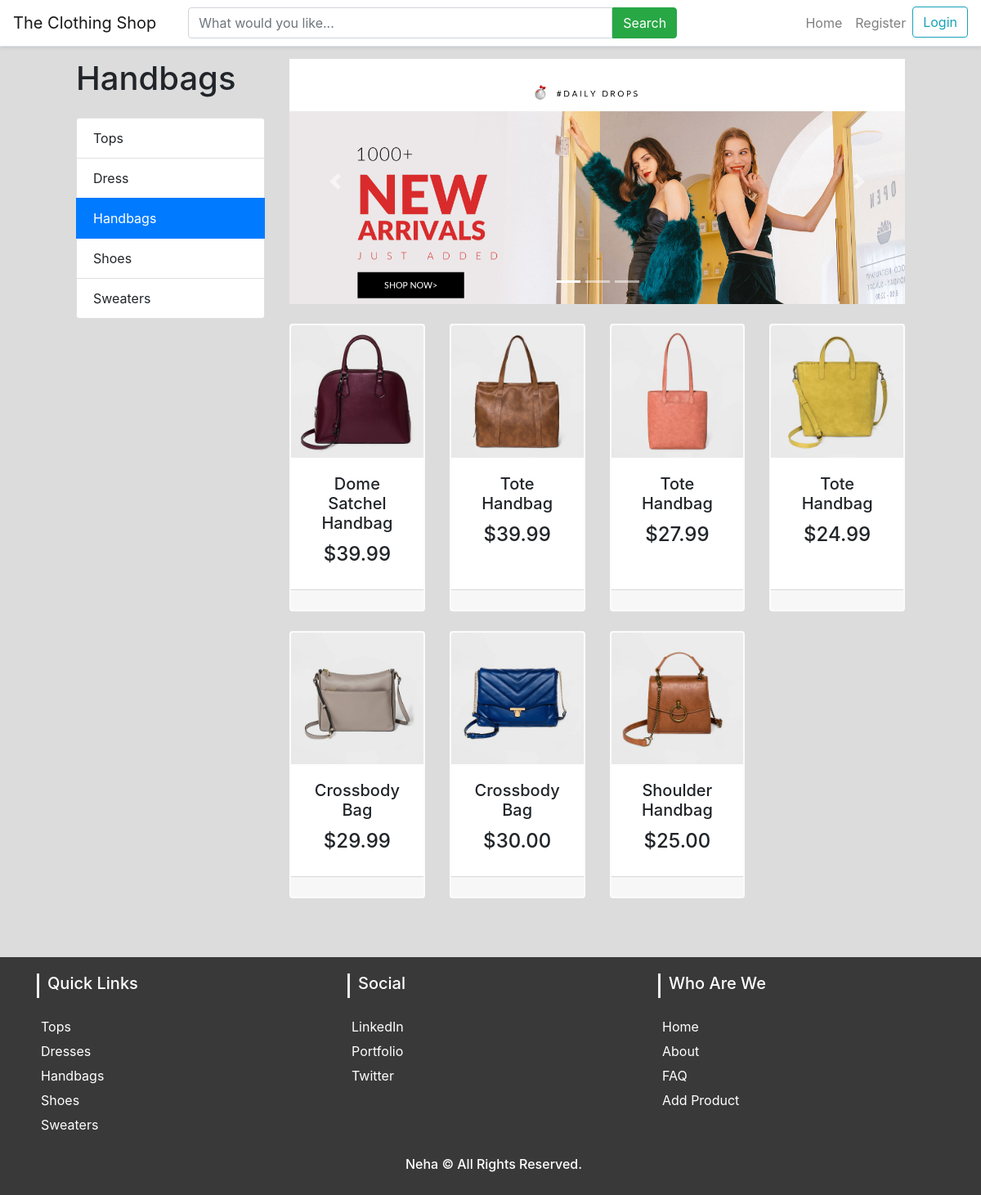
Screenshot of /handbags with the database file from the repository.
### tables this page shows
CREATE TABLE products (pid INTEGER PRIMARY KEY NOT NULL, pname TEXT NOT NULL, price TEXT NOT NULL, description TEXT, available INTEGER, category TEXT NOT NULL, picture TEXT);

### app.py (the view, shortened to what this page needs)
@app.route('/handbags', methods=['GET', 'POST'])
def handbags():
    category = 'handbags'
    header = 'Handbags'
    form = OrderForm(request.form)
    query = 'SELECT * FROM products WHERE category=? ORDER BY pid ASC'
    products = db_query(query, args=[category])
    if request.method == 'POST' and form.validate():
        add_order_to_db(request=request, form=form)
        flash('Order successful', 'success')
        return render_template('category.html', products=products, form=form, header='Dresses', category=category)
    if 'view' in request.args:
        product_id = request.args['view']
        query = 'SELECT * FROM products WHERE pid = ?'
        product_view = db_query(query, args=[product_id])
        return render_template('view_product.html', x='', product_view=product_view)
    return render_template('category.html', products=products, form=form, header=header, category=category)

### forms.py
class OrderForm(Form):  # Create Order Form
    name = StringField('', [validators.length(min=1), validators.DataRequired()],
                       render_kw={'autofocus': True, 'placeholder': 'Full Name'})
    mobile_num = StringField('', [validators.length(min=1), validators.DataRequired()],
                             render_kw={'autofocus': True, 'placeholder': 'Mobile Number'})
    quantity = SelectField('', [validators.DataRequired()],
                           choices=[('1', '1'), ('2', '2'), ('3', '3'), ('4', '4'), ('5', '5')])
    order_place = StringField('', [validators.length(min=1), validators.DataRequired()],
                              render_kw={'placeholder': 'Delivery Address'})

### app.py (called while the page is built)
@app.after_request
def after_request(response):
    response.headers["Cache-Control"] = "no-cache, no-store, must-revalidate"
    response.headers["Expires"] = 0
    response.headers["Pragma"] = "no-cache"
    return response

@app.teardown_appcontext
def close_connection(exception):
    db = getattr(g, '_database', None)
    if db is not None:
        db.close()

### helpers.py (called while the page is built)
def make_dicts(cursor, row):
    return dict((cursor.description[idx][0], value)
                for idx, value in enumerate(row))

def db_query(query, args=(), one=False):
    rv = []
    try:
        with sqlite3.connect(DATABASE) as con:
            con.row_factory = make_dicts
            cur = con.cursor()
            cur.execute(query, args)
            con.commit()
            rv = cur.fetchall()
    except Error as e:
        print(e)
    return (rv[0] if rv else None) if one else (rv if rv else None)

### templates/category.html (shortened to what this page needs)
{% extends "layout.html" %}
{% block navbar %}
    {% include 'includes/_navbar.html' %}
{% endblock %}
{% block main %}
<div class="container">
    <div class="row">
        <div class="col-lg-3">
            <h1 class="my-4">{{ header }}</h1>
            <div class="list-group">
                <a href="/tops" class="list-group-item {{'active' if category == 'tops'}}">Tops</a>
                <a href="/dress" class="list-group-item {{'active' if category == 'dress'}}">Dress</a>
                <a href="/handbags" class="list-group-item {{'active' if category == 'handbags'}}">Handbags</a>
                <a href="/shoes" class="list-group-item {{'active' if category == 'shoes'}}">Shoes</a>
                <a href="/sweaters" class="list-group-item {{'active' if category == 'sweaters'}}">Sweaters</a>
            </div>
        </div>
        <div class="col-lg-9">
            {% include 'includes/_carrousel.html' %}
            <div class="row">
                {% if products %}
                    {% for product in products %}
                    <div class="col-12 col-sm-6 col-md-4 col-lg-4 col-xl-3 mb-4">
                        <div class="card h-100 product-card">
                            <a href="/dress?view={{product.pid}}"><img class="card-img-top w-100 h-100" src="static/image/product/{{product.category}}/{{product.picture}}" alt="Product"></a>
                            <div class="card-body">
                                <h5 class="card-title">
                                    <a href="/{{category}}?view={{product.pid}}">{{ product.pname }}</a>
                                </h5>
                                <h4>${{product.price}}</h4>
                            </div>
                            <div class="card-footer">
                            </div>
                        </div>
                    </div>
                    {% endfor %}
                {% endif %}
            </div>
        </div>
    </div>
</div>
{% endblock %}
{% block footer %}
    {% include 'includes/_footer.html' %}
{% endblock %}

### templates/layout.html (shortened to what this page needs)
<!DOCTYPE html>
<html lang="en">
    <head>
        <link rel="stylesheet" href="https://maxcdn.bootstrapcdn.com/bootstrap/4.1.3/css/bootstrap.min.css">
        <link rel="stylesheet" href="{{ url_for('static', filename='css/style.css') }}">
    </head>
    <body>
        {% block navbar %}{% endblock %}
        <main class="container p-5">
            {% block main %}{% endblock %}
        </main>
    </body>
    {% block footer %}{% endblock %}
</html>

### templates/includes/_navbar.html (shortened to what this page needs)
<nav class="navbar navbar-expand-lg navbar-light bg-white border-bottom shadow-sm fixed-top">
    <a class="navbar-brand" href="/">The Clothing Shop</a>
    <div class="collapse navbar-collapse" id="navbarResponsive">
        <div class="input-group ml-4 p-0 justify-content-center">
            <form action="/search" method="get" class="w-100 m-0" style="padding-right: 20%;">
                <div class="input-group-append rounded-left">
                    <input type="text" class="form-control rounded-left form-control-md" autocomplete="off" style="float: left; border-radius: 0;" name="q" placeholder="What would you like...">
                    <button class="btn btn-success btn-md rounded-right" style="border-radius: 0;" type="submit">Search</button>
                </div>
            </form>
        </div>
        <ul class="navbar-nav ml-auto">
            <li class="nav-item"><a href="/" class="nav-link"> Home</a></li>
            {% if session.logged_in %}
            <li class="nav-item"><a href="/profile?uid={{session.uid}}" class="nav-link px-3">{{session.username}}</a></li>
            <li class="nav-item"><a href="/logout" class="btn btn-outline-secondary">Logout</a></li>
            {% else %}
            <li class="nav-item"><a href="/register" class="nav-link">Register</a></li>
            <li class="nav-item"><a href="/login" class="btn btn-outline-info">Login</a></li>
            {% endif %}
        </ul>
    </div>
</nav>

### templates/includes/_carrousel.html (shortened to what this page needs)
<div id="carouselExampleIndicators" class="carousel slide my-4" data-ride="carousel">
	<ol class="carousel-indicators">
		<li data-target="#carouselExampleIndicators" data-slide-to="0" class="active"></li>
		<li data-target="#carouselExampleIndicators" data-slide-to="1"></li>
		<li data-target="#carouselExampleIndicators" data-slide-to="2"></li>
    </ol>
    <div class="carousel-inner" role="listbox" style="max-height: 300px">
        <div class="carousel-item active">
            <img class="d-block img-fluid" src="/static/image/banners/banner1.jpg" alt="Online Shop" height="300">
            <div class="carousel-caption">
            </div>
        </div>
    </div>
    <a class="carousel-control-prev" href="#carouselExampleIndicators" role="button" data-slide="prev">
        <span class="carousel-control-prev-icon" aria-hidden="true"></span>
    </a>
    <a class="carousel-control-next" href="#carouselExampleIndicators" role="button" data-slide="next">
        <span class="carousel-control-next-icon" aria-hidden="true"></span>
    </a>
</div>

### templates/includes/_footer.html (shortened to what this page needs)
<section id="footer">
    <div class="container">
        <div class="row text-center text-xs-center text-sm-left text-md-left">
            <div class="col-xs-12 col-sm-4 col-md-4">
                <h5>Quick Links</h5>
                <ul class="list-unstyled quick-links">
                    <li><a href="/tops">Tops</a></li>
                    <li><a href="/dress">Dresses</a></li>
                    <li><a href="/handbags">Handbags</a></li>
                    <li><a href="/shoes">Shoes</a></li>
                    <li><a href="/sweaters">Sweaters</a></li>
                </ul>
            </div>
            <div class="col-xs-12 col-sm-4 col-md-4">
                <h5>Social</h5>
                <ul class="list-unstyled quick-links">
                    <li><a href="https://www.linkedin.com/marissa-campa">LinkedIn</a></li>
                    <li><a href="https://marissacampa.wixsite.com/website">Portfolio</a></li>
                    <li><a href="https://twitter.com/marissa_gisel">Twitter</a></li>
                </ul>
            </div>
            <div class="col-xs-12 col-sm-4 col-md-4">
                <h5>Who Are We</h5>
                <ul class="list-unstyled quick-links">
                    <li><a href="/">Home</a></li>
                    <li><a href="javascript:void();">About</a></li>
                    <li><a href="javascript:void();">FAQ</a></li>
                    <li><a href="/admin_add_product">Add Product</a></li>
                </ul>
            </div>
        </div>
        <div class="row">
            <div class="col-xs-12 col-sm-12 col-md-12 mt-2 mt-sm-2 text-center text-white">
                <p class="h6"><a class="text-green ml-2" href="#" target="">Neha</a> &copy All
                    Rights Reserved.</p>
            </div>
        </div>
    </div>
</section>

### static/css/style.css (style rules this page uses)
body { background-color: Gainsboro; }
section { padding: 20px 0; }
.container a { color: inherit; }
.card-body h4, h5 { text-align: center; }
#footer { background: #393939 !important; }
#footer h5 { padding-left: 10px; border-left: 3px solid #eeeeee; padding-bottom: 6px; margin-bottom: 20px; color: #ffffff; text-align: left; }
#footer a { color: #ffffff; text-decoration: none !important; background-color: transparent; -webkit-text-decoration-skip: objects; }
#footer ul.quick-links li { padding: 3px 0; transition: .5s all ease; }
.product-card { border: 2px solid snow; }

### rows the page displays
products: category (picture), pname "Dome Satchel Handbag", price "39.99"
products: category (picture), pname "Tote Handbag", price "39.99"
products: category (picture), pname "Tote Handbag", price "27.99"
products: category (picture), pname "Tote Handbag", price "24.99"
products: category (picture), pname "Crossbody Bag", price "29.99"
products: category (picture), pname "Crossbody Bag", price "30.00"
products: category (picture), pname "Shoulder Handbag", price "25.00"

### other values shown
{{ header }} "Handbags"
